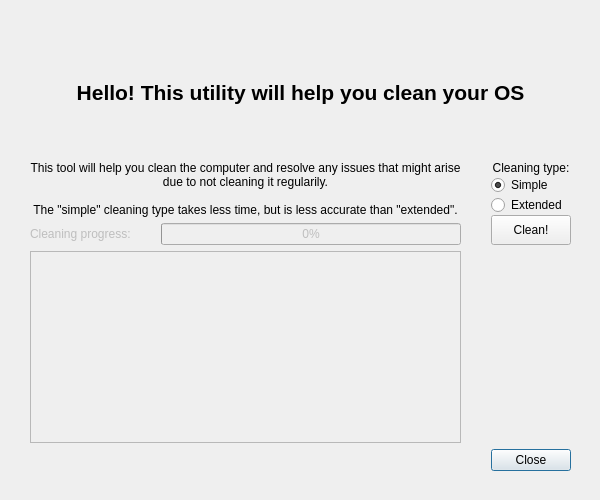
<?xml version="1.0" encoding="UTF-8"?>
<ui version="4.0">
 <class>CleaningDialog</class>
 <widget class="QDialog" name="CleaningDialog">
  <property name="geometry">
   <rect>
    <x>0</x>
    <y>0</y>
    <width>600</width>
    <height>500</height>
   </rect>
  </property>
  <property name="sizePolicy">
   <sizepolicy hsizetype="Fixed" vsizetype="Fixed">
    <horstretch>0</horstretch>
    <verstretch>0</verstretch>
   </sizepolicy>
  </property>
  <property name="minimumSize">
   <size>
    <width>600</width>
    <height>500</height>
   </size>
  </property>
  <property name="maximumSize">
   <size>
    <width>600</width>
    <height>16777215</height>
   </size>
  </property>
  <property name="windowTitle">
   <string>Cleaning</string>
  </property>
  <property name="modal">
   <bool>true</bool>
  </property>
  <widget class="QWidget" name="gridLayoutWidget">
   <property name="geometry">
    <rect>
     <x>0</x>
     <y>0</y>
     <width>601</width>
     <height>501</height>
    </rect>
   </property>
   <layout class="QGridLayout" name="gridLayout">
    <property name="leftMargin">
     <number>30</number>
    </property>
    <property name="topMargin">
     <number>30</number>
    </property>
    <property name="rightMargin">
     <number>30</number>
    </property>
    <property name="bottomMargin">
     <number>30</number>
    </property>
    <property name="horizontalSpacing">
     <number>30</number>
    </property>
    <item row="3" column="0" colspan="2">
     <widget class="QTextBrowser" name="cleaning_log">
      <property name="enabled">
       <bool>false</bool>
      </property>
     </widget>
    </item>
    <item row="2" column="1">
     <widget class="QProgressBar" name="progress_bar">
      <property name="enabled">
       <bool>false</bool>
      </property>
      <property name="value">
       <number>0</number>
      </property>
     </widget>
    </item>
    <item row="2" column="0">
     <widget class="QLabel" name="cleaning_progress_label">
      <property name="enabled">
       <bool>false</bool>
      </property>
      <property name="text">
       <string>Cleaning progress:</string>
      </property>
     </widget>
    </item>
    <item row="1" column="0" colspan="2">
     <widget class="QLabel" name="description_label">
      <property name="text">
       <string>This tool will help you clean the computer and resolve any issues that might arise due to not cleaning it regularily. 

The &quot;simple&quot; cleaning type takes less time, but is less accurate than &quot;extended&quot;.</string>
      </property>
      <property name="alignment">
       <set>Qt::AlignCenter</set>
      </property>
      <property name="wordWrap">
       <bool>true</bool>
      </property>
     </widget>
    </item>
    <item row="4" column="0" colspan="3">
     <widget class="QDialogButtonBox" name="button_box">
      <property name="orientation">
       <enum>Qt::Horizontal</enum>
      </property>
      <property name="standardButtons">
       <set>QDialogButtonBox::Close</set>
      </property>
     </widget>
    </item>
    <item row="0" column="0" colspan="3">
     <widget class="QLabel" name="label">
      <property name="sizePolicy">
       <sizepolicy hsizetype="Preferred" vsizetype="Preferred">
        <horstretch>0</horstretch>
        <verstretch>1</verstretch>
       </sizepolicy>
      </property>
      <property name="font">
       <font>
        <pointsize>16</pointsize>
        <weight>75</weight>
        <bold>true</bold>
        <kerning>false</kerning>
       </font>
      </property>
      <property name="text">
       <string>Hello! This utility will help you clean your OS</string>
      </property>
      <property name="alignment">
       <set>Qt::AlignCenter</set>
      </property>
     </widget>
    </item>
    <item row="1" column="2" rowspan="2">
     <layout class="QVBoxLayout" name="verticalLayout">
      <item>
       <widget class="QLabel" name="cleaning_type_label">
        <property name="sizePolicy">
         <sizepolicy hsizetype="Preferred" vsizetype="Fixed">
          <horstretch>0</horstretch>
          <verstretch>0</verstretch>
         </sizepolicy>
        </property>
        <property name="font">
         <font>
          <kerning>false</kerning>
         </font>
        </property>
        <property name="text">
         <string>Cleaning type:</string>
        </property>
        <property name="alignment">
         <set>Qt::AlignCenter</set>
        </property>
       </widget>
      </item>
      <item>
       <widget class="QRadioButton" name="radio_simple">
        <property name="text">
         <string>Simple</string>
        </property>
        <property name="checked">
         <bool>true</bool>
        </property>
       </widget>
      </item>
      <item>
       <widget class="QRadioButton" name="radio_extended">
        <property name="text">
         <string>Extended</string>
        </property>
       </widget>
      </item>
      <item>
       <widget class="QPushButton" name="clean_button">
        <property name="sizePolicy">
         <sizepolicy hsizetype="Preferred" vsizetype="Preferred">
          <horstretch>0</horstretch>
          <verstretch>0</verstretch>
         </sizepolicy>
        </property>
        <property name="text">
         <string>Clean!</string>
        </property>
        <property name="icon">
         <iconset resource="resources.qrc">
          <normaloff>:/data/icons/clean.png</normaloff>:/data/icons/clean.png</iconset>
        </property>
        <property name="iconSize">
         <size>
          <width>16</width>
          <height>16</height>
         </size>
        </property>
       </widget>
      </item>
     </layout>
    </item>
   </layout>
  </widget>
 </widget>
 <resources>
  <include location="resources.qrc"/>
 </resources>
 <connections>
  <connection>
   <sender>button_box</sender>
   <signal>rejected()</signal>
   <receiver>CleaningDialog</receiver>
   <slot>reject()</slot>
   <hints>
    <hint type="sourcelabel">
     <x>570</x>
     <y>470</y>
    </hint>
    <hint type="destinationlabel">
     <x>286</x>
     <y>274</y>
    </hint>
   </hints>
  </connection>
  <connection>
   <sender>button_box</sender>
   <signal>accepted()</signal>
   <receiver>CleaningDialog</receiver>
   <slot>accept()</slot>
   <hints>
    <hint type="sourcelabel">
     <x>518</x>
     <y>470</y>
    </hint>
    <hint type="destinationlabel">
     <x>157</x>
     <y>274</y>
    </hint>
   </hints>
  </connection>
 </connections>
 <slots>
  <slot>clean()</slot>
 </slots>
</ui>
